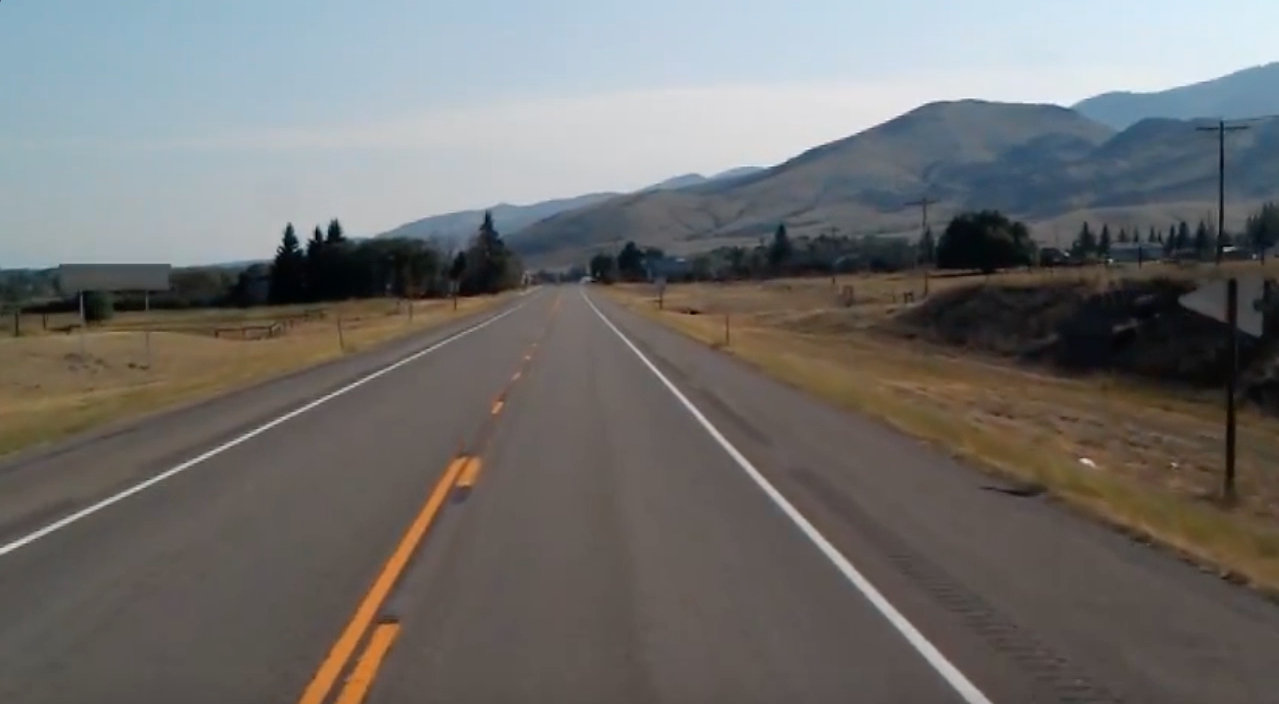
#> input picture test_image.jpg, 1279 x 704 px
$ python lanes.py
#> lines starting #> are read from the running program, lines starting #| are printed output that depends on the picture; after the words box and inside, x2 and y2 are one past the last pixel; in counts of white or black regions, pixels touching at a corner belong together; pictures that were not available may be replaced by others from this repository, and a replacement may not be noted
#> further down, image is the input picture: shape (704, 1279, 3); mean B, G, R 109.7, 111.3, 112.3
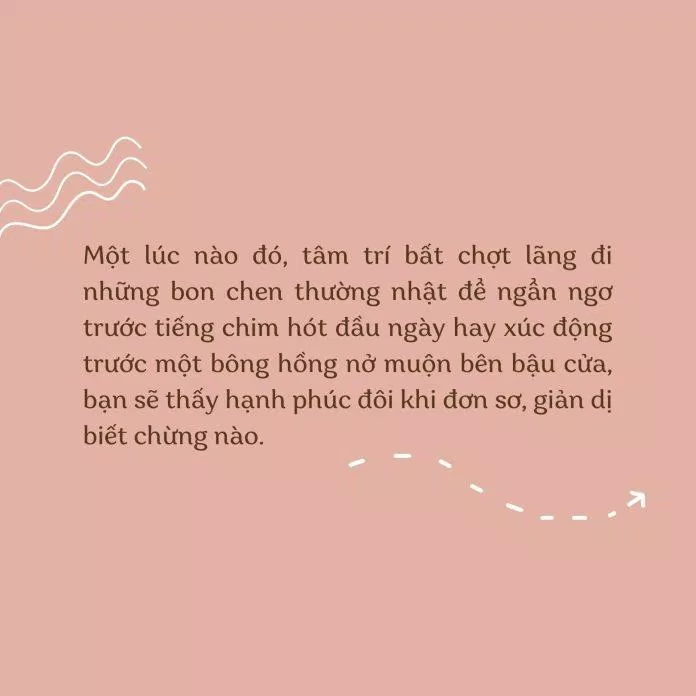
#> input picture toi-la-beto-1-696x696.webp, 696 x 696 px, given in place of test_video.mp4, which was not available
#> further down, frame is the input picture: shape (696, 696, 3); mean B, G, R 162.9, 173.9, 224.1
import cv2
import numpy as np
import matplotlib.pyplot as plt


def make_coordinates(image,line_parameters):
    slope, intercept = line_parameters
    y1 = image.shape[0]
    y2 = int(y1*(3/5))         # slightly lower than the middle
    x1 = int((y1 - intercept)/slope)
    x2 = int((y2 - intercept)/slope)
    return np.array([x1, y1, x2, y2])

def average_slope_intercept(image,lines):
    left_fit = []
    right_fit = []
    for line in lines:
        x1,y1,x2,y2 = line.reshape(4)
        parameters = np.polyfit((x1,x2), (y1,y2), 1)
        slope = parameters[0]
        intercept = parameters[1]
        if slope < 0:
            left_fit.append((slope,intercept))
        else:
            right_fit.append((slope,intercept))
    left_fit_average = np.average(left_fit,axis=0)
    right_fit_average = np.average(right_fit,axis=0)
    left_line =  make_coordinates(image, left_fit_average)
    right_line =  make_coordinates(image, right_fit_average)
    return np.array([left_line, right_line])

# 2 đối số thứ nhất ảnh đầu vào đối số thứ 2 sử dụng cờ xám để chuyển đôiỉ hình ảnh sang thang độ xám đầu ra gray là một ảnh
# dùng gaussian làm mờ làm mịn ảnh với hạt nhân là một ma trận 5x5  và độ lệch bằng 0
# dùng thuật toán canny(xác định hình ảnh) giúp xác định cạnh


def canny(image):
    gray = cv2.cvtColor(image, cv2.COLOR_BGR2GRAY)
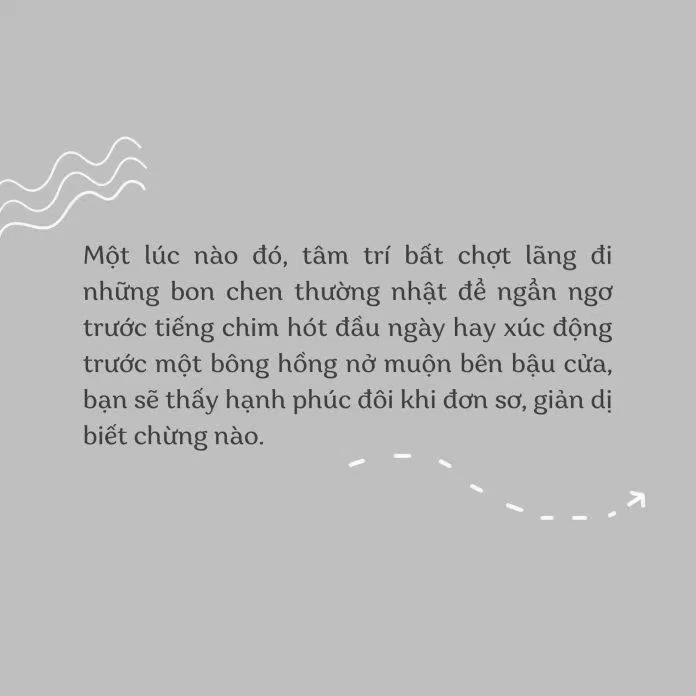
#> gray: shape (696, 696); min 28, max 255, mean 187.6
    blur = cv2.GaussianBlur(gray,(5,5), 0)
    canny = cv2.Canny(blur, 50,150)
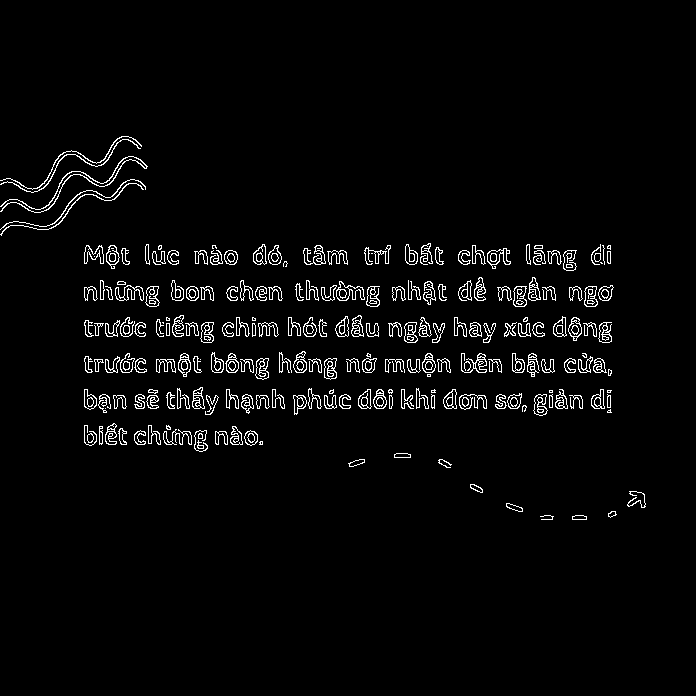
#> canny: shape (696, 696); 3.2% white in thin lines or dots, all inside (x1, y1, x2, y2) = (0, 136, 646, 520)
    return canny

# định  nghĩa một vùng quan tâm, vì vùng bao quanh có hình dạng tam giác
# khai báo một mảng có nhiều mảng, bên trong mảng chỉ định các đỉnh của nó
# khai báo một mặt có cùng số pixel với ảnh ban dầu

def display_lines(image, lines):
    line_image = np.zeros_like(image)
    if lines is not None:
        for line in lines:
            # print(line)
            for x1, y1, x2, y2 in lines:
                cv2.line(line_image, (x1, y1), (x2, y2), (255, 0, 0), 10)
    return line_image


def region_of_interest(image):
    height = image.shape[0]
#> height = 696
    polygons = np.array([
    [(200,height),(1100,height),(550,250)]
    ])
#> polygons = [[200, 696], [1100, 696], [550, 250]]
    mask = np.zeros_like(image)
    cv2.fillPoly(mask, polygons, 255)
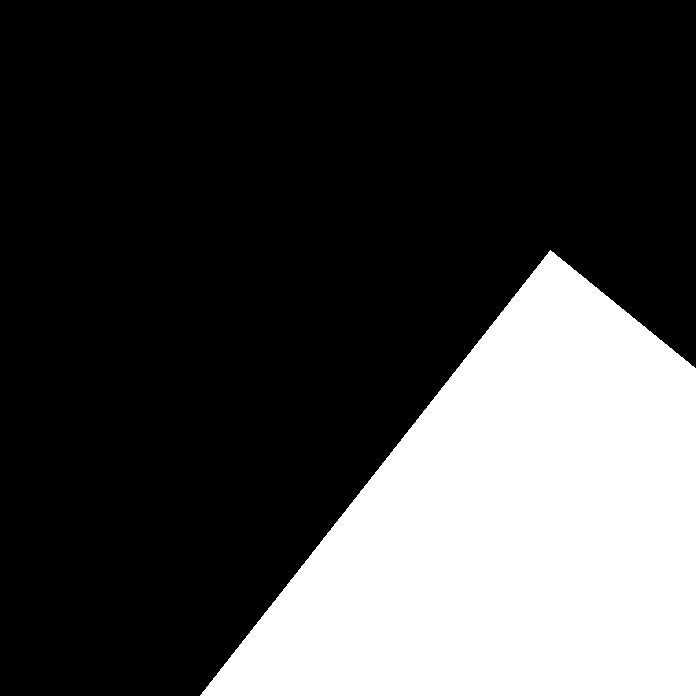
#> mask: shape (696, 696); 27.8% white; 1 white region, box (x1, y1, x2, y2) and area: (200, 250, 696, 696) 134552
    # Xử dụng tính chất việc nhân nhị phân, hàm tích nhị phân
    masked_image = cv2.bitwise_and(image, mask)
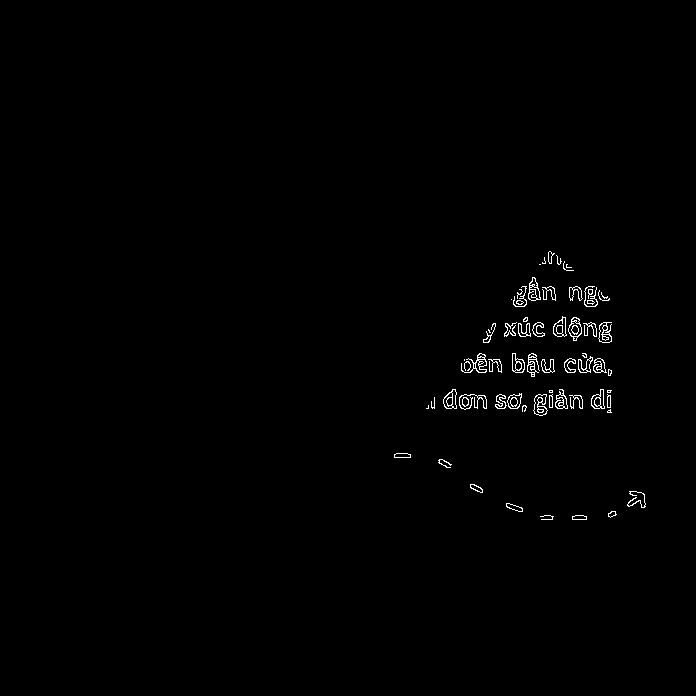
#> masked_image: shape (696, 696); 0.68% white in thin lines or dots, all inside (x1, y1, x2, y2) = (394, 251, 646, 520)
    return masked_image


# Thuật toán xác định cạnh, xác định ranh giới của các đối tượng trong hình ảnh, tìm các vùng ảnh có sự thay đổi rõ rệt về cường độ,
# màu sắc, một hình ảnh có thể được đọc dưới dạng một ma trận mảng pixels một pixels chứa cường độ ánh sáng taị một số vị trí trong ảnh
# môi cường độ pixels được biểu thj bằng một giá trị số nẳm trong khoảng từ 0 đến 255

# Các bước tiến hành:(Convert image to grayscale) Chuyển đổi hình ảnh sang thang độ xám ( hình ảnh được tạo thành tử các pixel, hình ảnh màu 3 kênh sẽ có màu xanh lục
# đỏ và các kênh màu xanh lam, mỗi pixcel là sự kết hợp của 3 giá trị cường độ, trong khi hình ảnh thang độ xám chỉ có một kênh, mỗi pixel chỉ có một giá tri cường độ nằm trong khoangr
# 0 tới 255, bằng cách sử dụng hình ảnh thang độ xám sử lý một kênh nhanh hơn xử lý 3 kênh hình ảnh màu và giúp giảm bớt tính toán chuyên sâu
# (reduce noise) giảm nhiễu và làm mịn ảnh (do nhiễu có thể tạo ra các cạnh giả ảnh hưởng tới khả năng phát hiện cạnh)
# để giảm nhiễu làm mịn chúng ta sử dụng bộ lọc gaussian : mootk bộ lọc được lưu trữ dưới dạng một tập hợp pixel kín, mỗi pixels
# cho một hình ảnh thang độ xám được biểu thị bằng một số nằm trong giải giá trị. Giả sử có một pixcel cần làm mờ,mịn phương pháp là
# sửa đổi giá trị pixel bằng trung binhf của cường độ pixel xung quanh nó (thông thuiowngf được sử dụng hạt nhân giúp đặt giá trị pixel bằng giá trị trung bình
# pixels lân cận)
# Phát hiện hình ảnh bằn thuật toán (Canny edge detector) 1986: có thể biểu diễn hình ảnh dưới dạng không gian tọa độ 2 chiều, trục x đi qua chiều rộng, trục y đi qua chiều cao
# sao cho tích x và y mang lại tổng số pixels, ngoài ra không chỉ xem hình ảnh dưới dạng một mảng mà có thể xem dưới dạng một hàm liên tục
# x va y đạo hàm theo 2 hướng x và y từ đó bằng cách so sánh sự thanh đổi về cường độ từ các pixel liền kề, một đạo hàm nhỏ một thay đổi nhỏ
# về cường độ, một đạo hàm lớn một thay đổi lướn về cường độ theo mọi hướng của hình ảnh, khi gọi hàm canny sẽ tính toán độ dốc về mọi hướng
# theo hình ảnh đầu vào sau đó theo dõi độ dốc mạnh nhất dưới dạng một loạt pixels trắng, nếu độ dốc lớn hơn ở ngưỡng treewn thì được chấp nhận
# là pixel cạnh và nếu ở ngướng dưới thì bị từ chối nếu nằm giữa 2 ngưỡng thì chỉ được chấp nhận nêus đước kết nối  với một canh "mạnh"
# có tỉ lệ 1-2 or 1-3
# thuật toán hough giúp xác định hình dạng, xác định hình dạng thông qua mathplot cô lập hình ảnh


# đọc ảnh trả về dưới dạng một mảng đa chiều chứa cường độ của từng fixel
image = cv2.imread('test_image.jpg')

# [14 lines of commented-out code are left out]

cap = cv2.VideoCapture("test_video.mp4")
while(cap.isOpened()):
    _, frame = cap.read()
    canny_image = canny(frame)
    cropped_image = region_of_interest(canny_image)
    lines = cv2.HoughLinesP(cropped_image, 2, np.pi/180,100, np.array([]), minLineLength=40, maxLineGap=5)
#> lines = 18 rows, first 6: [444, 397, 485, 397], [512, 361, 553, 361], [534, 404, 582, 404], [536, 395, 580, 395], [512, 367, 553, 367], [444, 405, 486, 405]
    averages_lines = average_slope_intercept(frame, lines)
#> the loop in average_slope_intercept, `for line in lines:` made 18 passes
#> (x1, y1, x2, y2, slope, intercept) on passes 1 to 12: (444, 397, 485, 397, 1.66e-15, 397), (512, 361, 553, 361, 3.8e-16, 361), (534, 404, 582, 404, -8e-16, 404), (536, 395, 580, 395, -4.82e-16, 395), (512, 367, 553, 367, 1.24e-15, 367), (444, 405, 486, 405, 1.78e-15, 405), (554, 325, 610, 325, 9.85e-16, 325), (512, 359, 553, 359, 6.97e-16, 359), (534, 401, 582, 401, -1.77e-15, 401), (461, 369, 501, 369, 4.37e-17, 369), (534, 407, 582, 406, -0.0208, 418.1), (567, 372, 611, 372, 1.03e-16, 372)
#> after the loop in average_slope_intercept, `for line in lines:`: left_fit = [(-8e-16, 404), (-4.82e-16, 395), (-1.77e-15, 401), (-0.0208, 418.1), (-2e-16, 365), (-1.9e-15, 403), (-3.29e-15, 401), (-9.18e-17, 333)]; right_fit = [(1.66e-15, 397), (3.8e-16, 361), (1.24e-15, 367), (1.78e-15, 405), (9.85e-16, 325), (6.97e-16, 359), (4.37e-17, 369), (1.03e-16, 372), (9.65e-16, 331), (0.0426, 374.2)]
#> in average_slope_intercept, `left_fit_average = np.average(left_fit,axis=0)`: left_fit_average = [-0.0026, 390]
#> in average_slope_intercept, `right_fit_average = np.average(right_fit,axis=0)`: right_fit_average = [0.00426, 366]
#> in make_coordinates, `slope, intercept = line_parameters`: slope = -0.0026; intercept = 390
#> in make_coordinates, `x1 = int((y1 - intercept)/slope)`: x1 = -117497
#> in make_coordinates, `x2 = int((y2 - intercept)/slope)`: x2 = -10361
#> in average_slope_intercept, `left_line =  make_coordinates(image, left_fit_average)`: left_line = [-117497, 696, -10361, 417]
#> in average_slope_intercept, `right_line =  make_coordinates(image, right_fit_average)`: right_line = [77544, 696, 11979, 417]
#> averages_lines = [[-117497, 696, -10361, 417], [77544, 696, 11979, 417]]
    line_image = display_lines(frame,averages_lines)
#> the loop in display_lines, `for line in lines:` made 2 passes
#> after the loop in display_lines, `for line in lines:`: line_image: shape (696, 696, 3); every value is 0
    combo_image= cv2.addWeighted(frame, 0.8,line_image,1,1)
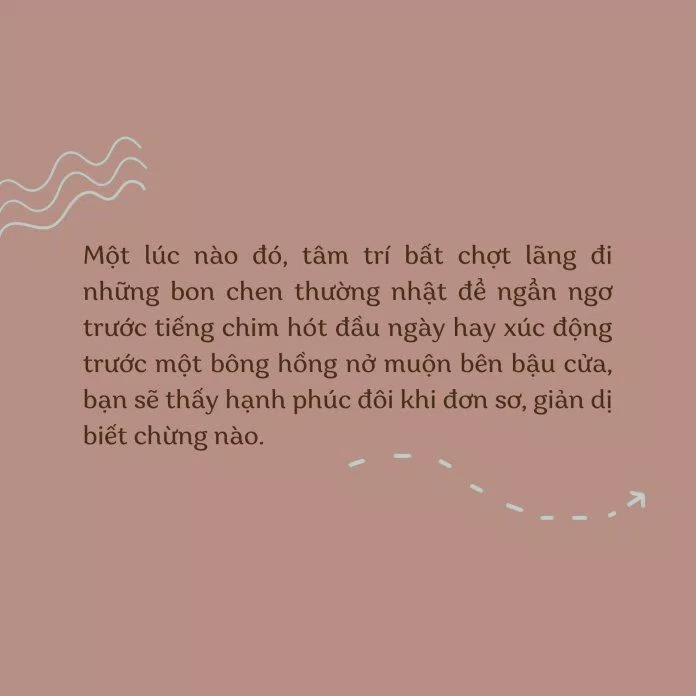
#> combo_image: shape (696, 696, 3); mean B, G, R 131.6, 140.3, 180.1
    cv2.imshow('result', combo_image)
    if cv2.waitKey(1) == ord('q'):
#> (key q is pressed here)
        break

cap.release()
cv2.destroyAllWindows()
